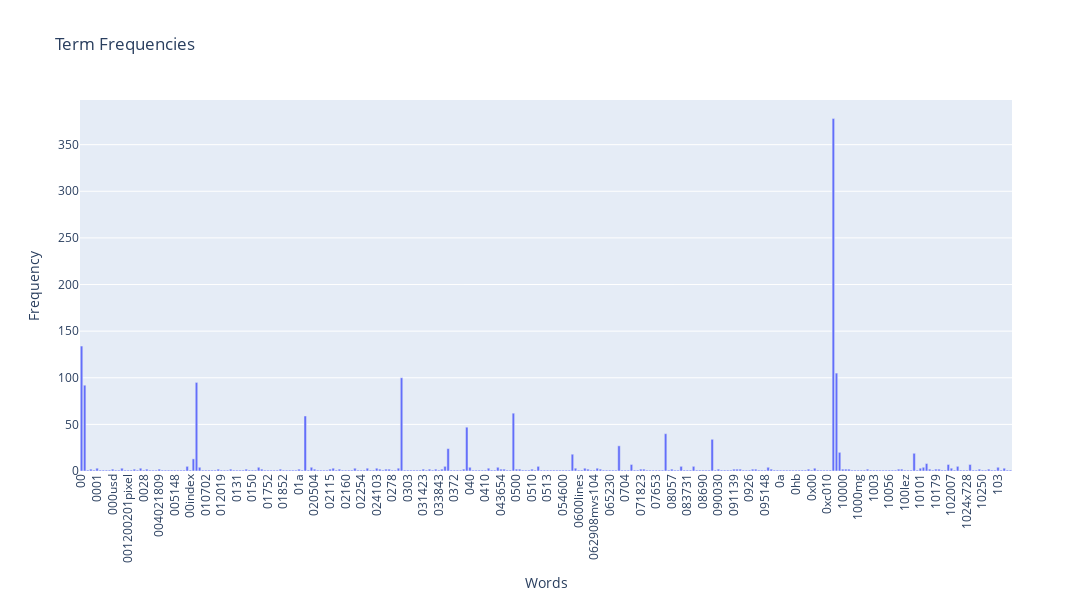

The cell this chart's notebook holds for it:
### Markdown cell above
### >>> **Exercise 12 (take home):**
If you want a nicer interactive visualization here, I would encourage you try to install and use plotly to achieve this.

### Code cell
# Answer here
import plotly.graph_objects as go
fig = go.Figure(data=[
    go.Bar(x=count_vect.get_feature_names_out()[:300], y=term_frequencies[:300])
])

# Customize the layout
fig.update_layout(
    height=600,  # Adjust height as needed
    width=1200,  # Adjust width as needed
    xaxis_tickangle=-90,  # Rotate x-axis labels
    title='Term Frequencies',
    xaxis_title='Words',
    yaxis_title='Frequency'
)

### Figure 1 — Plotly figure (JSON) as saved in the notebook; plotly's stock layout.template omitted (floating-point values rounded to 4 significant figures; data arrays with more than 128 entries replaced by an {"elided": "..."} marker saying what was removed)
{"data": [{"type": "bar", "x": {"elided": "300 str values"}, "y": {"elided": "300 int values"}}], "layout": {"height": 600, "title": {"text": "Term Frequencies"}, "width": 1200, "xaxis": {"tickangle": -90, "title": {"text": "Words"}}, "yaxis": {"title": {"text": "Frequency"}}}}
